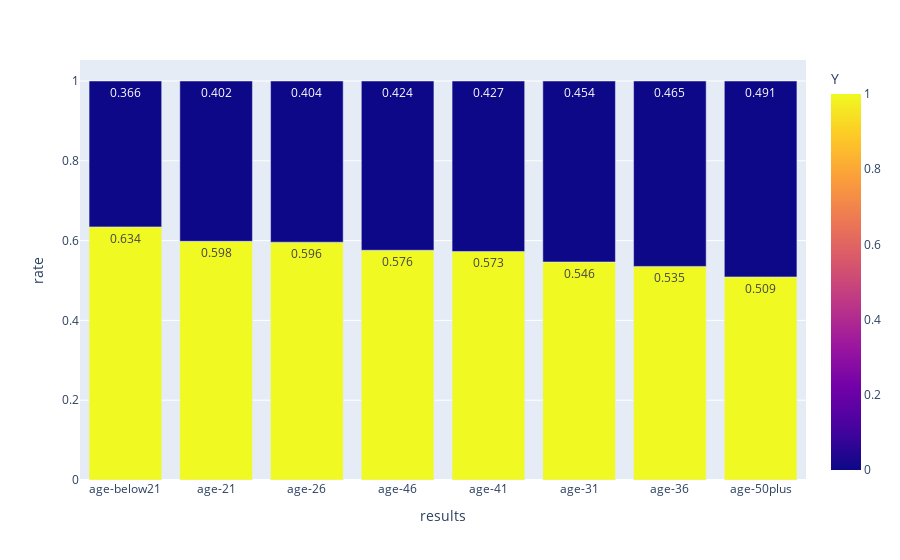

The code cell stored with this chart in its notebook:
### Markdown cell above
#### Coupon Acceptance rate by Age

### Code cell
fig = px.bar(acceptance_rate(data[['age','Y']]), y='rate', x='results', color='Y', text_auto='.3')
fig.show()

### Figure 1 — Plotly figure (JSON) as saved in the notebook; plotly's stock layout.template omitted (floating-point values rounded to 4 significant figures)
{"data": [{"alignmentgroup": "True", "hovertemplate": "results=%{x}<br>rate=%{y}<br>Y=%{marker.color}<extra></extra>", "legendgroup": "", "marker": {"color": [1, 1, 1, 1, 1, 1, 1, 1, 0, 0, 0, 0, 0, 0, 0, 0], "coloraxis": "coloraxis", "pattern": {"shape": ""}}, "name": "", "offsetgroup": "", "orientation": "v", "showlegend": false, "textposition": "auto", "texttemplate": "%{y:.3}", "type": "bar", "x": ["age-below21", "age-21", "age-26", "age-46", "age-41", "age-31", "age-36", "age-50plus", "age-50plus", "age-36", "age-31", "age-41", "age-46", "age-26", "age-21", "age-below21"], "xaxis": "x", "y": [0.6344, 0.5982, 0.5959, 0.5758, 0.5727, 0.5463, 0.5353, 0.5089, 0.4911, 0.4647, 0.4537, 0.4273, 0.4242, 0.4041, 0.4018, 0.3656], "yaxis": "y"}], "layout": {"autosize": true, "barmode": "relative", "coloraxis": {"colorbar": {"title": {"text": "Y"}}, "colorscale": [[0, "#0d0887"], [0.1111, "#46039f"], [0.2222, "#7201a8"], [0.3333, "#9c179e"], [0.4444, "#bd3786"], [0.5556, "#d8576b"], [0.6667, "#ed7953"], [0.7778, "#fb9f3a"], [0.8889, "#fdca26"], [1, "#f0f921"]]}, "legend": {"tracegroupgap": 0}, "margin": {"t": 60}, "xaxis": {"anchor": "y", "autorange": true, "domain": [0, 1], "range": [-0.5, 7.5], "title": {"text": "results"}, "type": "category"}, "yaxis": {"anchor": "x", "autorange": true, "domain": [0, 1], "range": [0, 1.053], "title": {"text": "rate"}, "type": "linear"}}}
